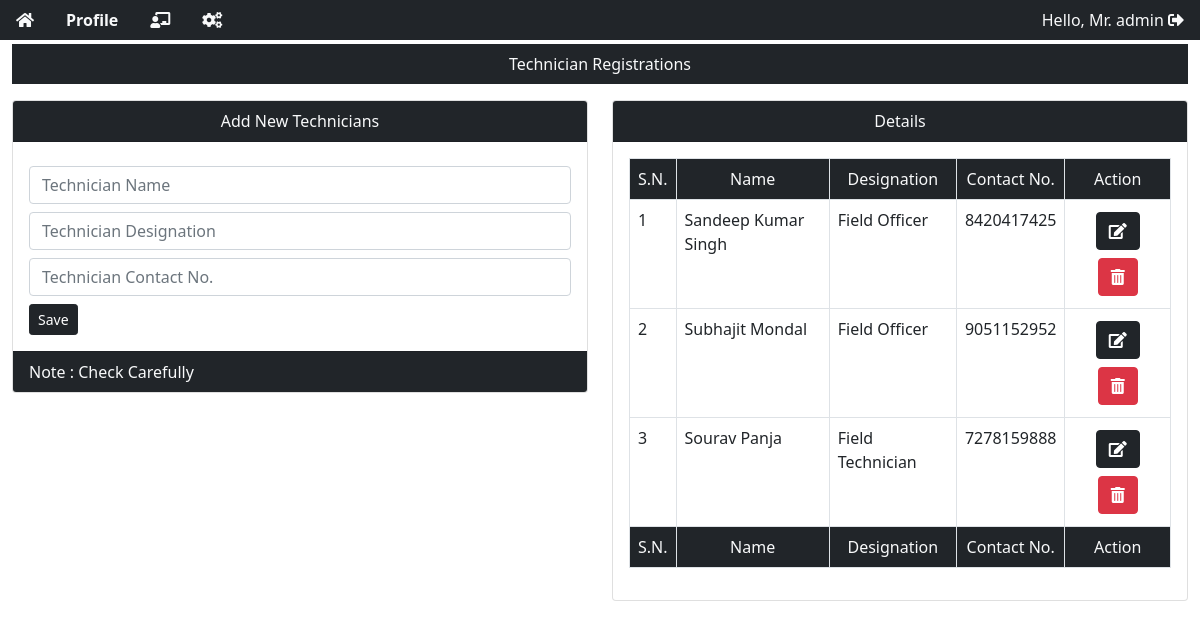
The page /profile/technician_reg/ (signed in) on the database as committed earlier.
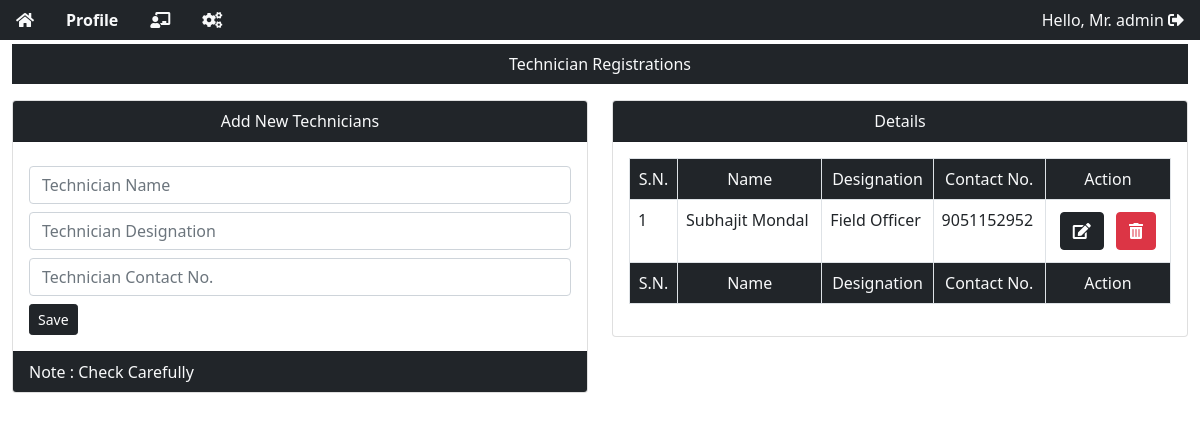
The same page on the database as committed later.
### app/models.py (models this page shows, shortened)
class techName(models.Model):
    technicianName = models.CharField(max_length=100)
    disignation = models.CharField(max_length=50)
    contactNo = models.CharField(max_length=15)

### app/views.py (the view)
# urls.py: path('profile/technician_reg/', views.techreg, name="technician_reg"),
@login_required(login_url="/login")
def techreg(request):
    if request.method == "POST":
        tech = techNameForm(request.POST)
        if tech.is_valid():
            tech.save()
            return redirect("/profile/technician_reg")
    else:
        tech = techNameForm()
        tva = techName.objects.all()
    return render(request, "technician_reg.html", {"tva": tva})

### templates/technician_reg.html (shortened to what this page needs)
{% include "profilebase.html" %} {% block main %}
<div class="container-fluid">
  <div class="bg-dark mt-1">
    <p class="nav-link text-light text-center">Technician Registrations</p>
  </div>
  <div class="row">
    <div class="col-6">
      <div class="card">
        <div class="card-header bg-dark text-light text-center">
          Add New Technicians
        </div>
        <div class="card-body">
          <form action="" method="post">
            <input
              class="form-control mt-2"
              type="text"
              name="technicianName"
              placeholder="Technician Name"
              required
            />
            <input
              class="form-control mt-2"
              type="text"
              name="disignation"
              placeholder="Technician Designation"
              required
            />
            <input
              class="form-control mt-2"
              type="number"
              name="contactNo"
              placeholder="Technician Contact No."
              required
            />
            <button class="btn btn-dark btn-sm mt-2" type="submit">Save</button>
          </form>
        </div>
        <div class="card-footer bg-dark text-light">Note : Check Carefully</div>
      </div>
    </div>
    <div class="col-6">
      <div class="card">
        <div class="card-header bg-dark text-light text-center">Details</div>
        <div class="card-body">
          <table class="table table-bordered">
            <thead class="bg-dark text-light text-center">
              <tr>
                <td>S.N.</td>
                <td>Name</td>
                <td>Designation</td>
                <td>Contact No.</td>
                <td>Action</td>
              </tr>
            </thead>
            {% for tv in tva %}
            <tbody>
              <tr>
                <td>{{forloop.counter}}</td>
                <td>{{tv.technicianName}}</td>
                <td>{{tv.disignation}}</td>
                <td>{{tv.contactNo}}</td>
                <td class="text-center">
                  <a class="btn btn-dark m-1" href=""
                    ><i class="fas fa-edit"></i
                  ></a>
                  <a
                    class="btn btn-danger m-1"
                    data-bs-toggle="modal"
                    data-bs-target="#techRegModal"
                    ><i class="fa fa-trash-alt"></i>
                  </a>
                </td>
              </tr>
            </tbody>
            {% endfor %}
            <tfoot class="bg-dark text-light text-center">
              <tr>
                <td>S.N.</td>
                <td>Name</td>
                <td>Designation</td>
                <td>Contact No.</td>
                <td>Action</td>
              </tr>
            </tfoot>
          </table>
        </div>
      </div>
    </div>
  </div>
</div>
{% endblock %}

### templates/profilebase.html (shortened to what this page needs)
<!DOCTYPE html>
<html lang="en">
  <head>
    <link
      href="https://cdn.jsdelivr.net/npm/bootstrap@5.0.1/dist/css/bootstrap.min.css"
      rel="stylesheet"
    />
    <link
      rel="stylesheet"
      href="https://cdnjs.cloudflare.com/ajax/libs/font-awesome/5.15.3/css/all.min.css"
    />
  </head>
  <body>
    <ul class="nav bg-dark justify-content-between">
      <div class="d-flex">
        <li>
          <a class="nav-link text-light" href="/"
            ><i
              class="fa fa-home"
              data-toggle="tooltip"
              data-placement="bottom"
              title="Back To Home"
            ></i
          ></a>
        </li>
        <li>
          <a class="nav-link text-light" href="/profile"
            ><strong>Profile</strong></a
          >
        </li>
        <li class="nav-item">
          <a class="nav-link text-light" href="/profile/technician_reg"
            ><i class="fa fa-chalkboard-teacher"></i
          ></a>
        </li>
        <li class="nav-item">
          <a class="nav-link text-light" href="/profile/parts_reg"
            ><i class="fas fa-cogs"></i
          ></a>
        </li>
      </div>
      <div class="d-flex">
        <li>
          <a class="nav-link text-light" href="{% url 'logout' %}"
            >Hello, Mr. {{request.user}}
            <i
              class="fas fa-sign-out-alt"
              data-toggle="tooltip"
              data-placement="bottom"
              title="Logout"
            ></i
          ></a>
        </li>
      </div>
    </ul>
  </body>
</html>

Rows that differ between the two databases and show on the page:
removed techName: technicianName "Sandeep Kumar Singh", disignation "Field Officer", contactNo "8420417425"
removed techName: technicianName "Sourav Panja", disignation "Field Technician", contactNo "7278159888"
